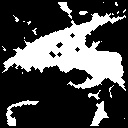

Python code for this plot:
import cv2
import numpy as np
import lib4150
import matplotlib.pyplot as plt
import sys,os
sys.path.append(os.getcwd())
from q01_10 import lib0110

if __name__ == '__main__':
    img = cv2.imread("Gasyori100knock/Question_41_50/imori.jpg")
    img2 = lib0110.OTSU_binarization(lib0110.BGR2GRAY(img))
    out = lib4150.Morphology_erosion(img2, 2)

    cv2.imshow("imori", out)
    cv2.waitKey(0)
    cv2.imwrite("q41_50/048.jpg", out)
    cv2.destroyAllWindows()
